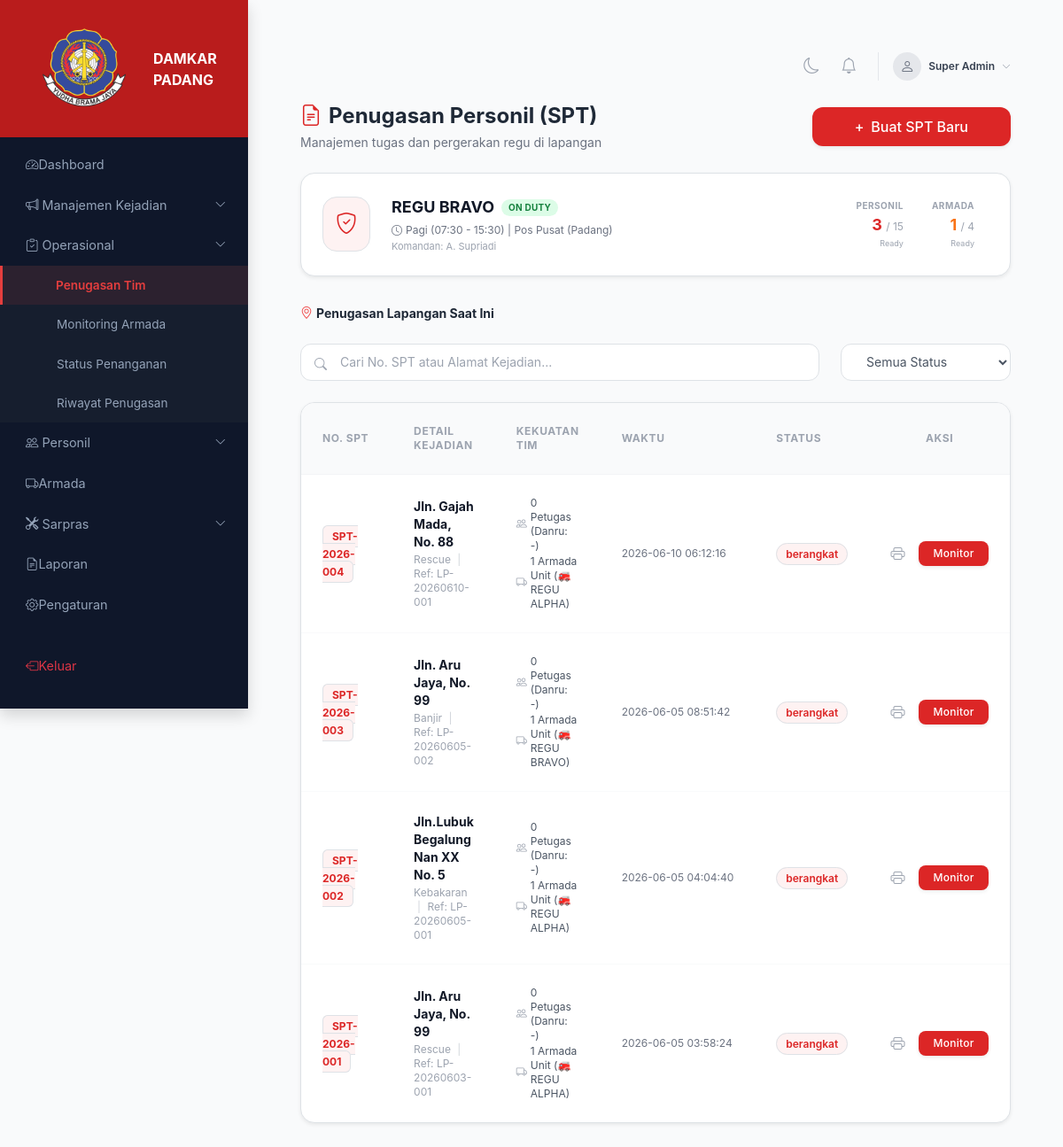
Screenshot of /pages/melani/penugasan_tim.php with the database file from the repository.
### tables this page shows
CREATE TABLE `spt` (
  `id` int NOT NULL,
  `nomor_spt` varchar(30) NOT NULL,
  `laporan_kejadian_id` int NOT NULL,
  `nama_regu` varchar(50) NOT NULL,
  `waktu_keberangkatan` timestamp NOT NULL DEFAULT CURRENT_TIMESTAMP,
  `status` enum('berangkat','tiba','selesai','bata') NOT NULL DEFAULT 'berangkat'
);

CREATE TABLE `laporan_kejadian` (
  `id` int NOT NULL,
  `nomor_laporan` varchar(30) NOT NULL,
  `tanggal` date NOT NULL,
  `pelapor` varchar(100) NOT NULL,
  `no_hp` varchar(20) DEFAULT NULL,
  `lokasi` text NOT NULL,
  `jenis_kejadian` enum('kebakaran','banjir','rescue','lainnya') NOT NULL,
  `deskripsi` text,
  `status` enum('masuk','proses','selesai') DEFAULT 'masuk',
  `waktu_proses` timestamp NULL DEFAULT NULL,
  `waktu_selesai` timestamp NULL DEFAULT NULL,
  `created_at` timestamp NOT NULL DEFAULT CURRENT_TIMESTAMP,
  `updated_at` timestamp NOT NULL DEFAULT CURRENT_TIMESTAMP ON UPDATE CURRENT_TIMESTAMP
);

### pages/melani/penugasan_tim.php (the view, shortened to what this page needs)
<?php
require_once __DIR__ . '/../../config/koneksi.php';
$query_spt = "SELECT spt.*, laporan_kejadian.nomor_laporan, laporan_kejadian.lokasi, laporan_kejadian.jenis_kejadian
              FROM spt
              JOIN laporan_kejadian ON spt.laporan_kejadian_id = laporan_kejadian.id
              ORDER BY spt.waktu_keberangkatan DESC";
$tampil_spt = mysqli_query($conn, $query_spt);
?>
<!DOCTYPE html>
<html lang="id">
<head>
    <script src="https://cdn.tailwindcss.com"></script>
    <link href="https://cdn.jsdelivr.net/npm/bootstrap@5.3.0/dist/css/bootstrap.min.css" rel="stylesheet">
    <link rel="stylesheet" href="https://cdn.jsdelivr.net/npm/bootstrap-icons@1.11.0/font/bootstrap-icons.css">
    <link rel="stylesheet" href="../../assets/css/style.css">
</head>
<body class="bg-gray-50">
    <div id="sidebar" class="shadow">
        <div class="sidebar-header">
            <img src="/MAGANG/Magang_Damkar/assets/img/logo_damkar.png" alt="Logo" width="140" height="80">
            <span class="fw-bold ms-2">DAMKAR PADANG</span>
        </div>
        <div class="sidebar-content">
            <div class="nav flex-column mt-2">
                <a href="../../index.php"><i class="bi bi-speedometer2"></i> Dashboard</a>
                <a href="#menuManajemenKejadian" data-bs-toggle="collapse" class="d-flex justify-content-between align-items-center">
                    <span><i class="bi bi-megaphone"></i> Manajemen Kejadian</span>
                    <i class="bi bi-chevron-down small"></i>
                </a>
                <a href="#menuOperasional" data-bs-toggle="collapse" class="d-flex justify-content-between align-items-center" aria-expanded="true">
                    <span><i class="bi bi-clipboard-check"></i> Operasional</span>
                    <i class="bi bi-chevron-down small"></i>
                </a>
                <div class="collapse sub-menu show" id="menuOperasional">
                    <a href="penugasan_tim.php" class="active">Penugasan Tim</a>
                    <a href="../monitoring_armada.php">Monitoring Armada</a>
                    <a href="../status_penanganan.php">Status Penanganan</a>
                    <a href="../riwayat_penugasan.php">Riwayat Penugasan</a>
                </div>
                <a href="#menuPersonil" data-bs-toggle="collapse" class="d-flex justify-content-between align-items-center">
                    <span><i class="bi bi-people"></i> Personil</span>
                    <i class="bi bi-chevron-down small"></i>
                </a>
                <a href="../armada.php"><i class="bi bi-truck"></i> Armada</a>
                <a href="#menuSarpras" data-bs-toggle="collapse" class="d-flex justify-content-between align-items-center">
                    <span><i class="bi bi-tools"></i> Sarpras</span>
                    <i class="bi bi-chevron-down small"></i>
                </a>
                <a href="../dina/laporan.php"><i class="bi bi-file-earmark-text"></i> Laporan</a>
                <a href="../pengaturan.php"><i class="bi bi-gear"></i> Pengaturan</a>
                <a href="../../logout.php" class="mt-4 text-danger"><i class="bi bi-box-arrow-left"></i> Keluar</a>
            </div>
        </div>
    </div>
    <div id="main-content" x-data="{ modalTerbuka: false }">
        <div class="p-6">
            <div class="flex justify-end items-center mb-6 gap-4">
                <button class="text-gray-400 hover:text-gray-600"><i class="bi bi-moon text-lg"></i></button>
                <button class="text-gray-400 hover:text-gray-600 relative"><i class="bi bi-bell text-lg"></i></button>
                <div class="flex items-center gap-2 border-l pl-4 border-gray-200">
                    <div class="w-8 h-8 bg-gray-200 rounded-full flex items-center justify-center text-gray-500 font-bold"><i class="bi bi-person"></i></div>
                    <span class="text-xs font-semibold text-gray-700">Super Admin</span>
                    <i class="bi bi-chevron-down text-[10px] text-gray-400"></i>
                </div>
            </div>
            <div class="flex justify-between items-center mb-6">
                <div>
                    <h1 class="text-2xl font-bold text-gray-800 flex items-center gap-2">
                        <i class="bi bi-file-earmark-text text-red-600"></i> Penugasan Personil (SPT)
                    </h1>
                    <p class="text-sm text-gray-500 mt-1">Manajemen tugas dan pergerakan regu di lapangan</p>
                </div>
                <button @click="modalTerbuka = true" class="bg-red-600 hover:bg-red-700 text-white px-5 py-2.5 rounded-xl font-medium shadow-sm transition flex items-center gap-2">
                    <span>+</span> Buat SPT Baru
                </button>
            </div>
            <div class="bg-white border border-red-600 rounded-2xl p-4 flex justify-between items-center shadow-sm mb-8">
                <div class="flex items-center gap-4">
                    <div class="bg-red-50 p-3.5 rounded-2xl text-red-600 text-2xl border border-red-100">
                        <i class="bi bi-shield-check"></i>
                    </div>
                    <div>
                        <div class="flex items-center gap-2">
                            <h2 class="text-lg font-bold text-gray-900">REGU BRAVO</h2>
                            <span class="bg-green-100 text-green-700 text-[10px] font-bold px-2 py-0.5 rounded-full uppercase tracking-wide">On Duty</span>
                        </div>
                        <p class="text-xs text-gray-500 mt-1 flex items-center gap-1">
                            <i class="bi bi-clock"></i> Pagi (07:30 - 15:30) | Pos Pusat (Padang)
                        </p>
                        <p class="text-[11px] text-gray-400 mt-0.5">Komandan: A. Supriadi</p>
                    </div>
                </div>
                <div class="flex gap-8 text-right pr-4">
                    <div>
                        <p class="text-[10px] font-bold text-gray-400 tracking-wider">PERSONIL</p>
                        <p class="text-lg font-bold text-red-600">3 <span class="text-gray-400 font-normal text-xs">/ 15</span></p>
                        <p class="text-[9px] text-gray-400">Ready</p>
                    </div>
                    <div>
                        <p class="text-[10px] font-bold text-gray-400 tracking-wider">ARMADA</p>
                        <p class="text-lg font-bold text-orange-500">1 <span class="text-gray-400 font-normal text-xs">/ 4</span></p>
                        <p class="text-[9px] text-gray-400">Ready</p>
                    </div>
                </div>
            </div>
            <div class="mb-4">
                <h3 class="text-sm font-bold text-gray-800 flex items-center gap-1">
                    <i class="bi bi-geo-alt text-red-500"></i> Penugasan Lapangan Saat Ini
                </h3>
            </div>
            <div class="flex gap-4 mb-4">
                <div class="relative flex-1">
                    <i class="bi bi-search absolute left-4 top-3.5 text-gray-400 text-sm"></i>
                    <input type="text" placeholder="Cari No. SPT atau Alamat Kejadian..." class="w-full bg-white border border-gray-100 rounded-xl pl-11 pr-4 py-2.5 text-sm focus:outline-none focus:ring-2 focus:ring-red-500/20">
                </div>
                <select class="bg-white border border-gray-100 rounded-xl px-4 py-2.5 text-sm text-gray-600 focus:outline-none w-48">
                    <option>Semua Status</option>
                </select>
            </div>
            <div class="bg-white rounded-2xl border border-gray-100 shadow-sm overflow-hidden">
                <table class="w-full text-left border-collapse">
                    <thead>
                        <tr class="bg-gray-50 border-b border-gray-100 text-xs font-bold text-gray-400 uppercase tracking-wider">
                            <th class="p-4 w-32">NO. SPT</th>
                            <th class="p-4">DETAIL KEJADIAN</th>
                            <th class="p-4">KEKUATAN TIM</th>
                            <th class="p-4">WAKTU</th>
                            <th class="p-4">STATUS</th>
                            <th class="p-4 text-center w-40">AKSI</th>
                        </tr>
                    </thead>
                    <tbody class="text-sm text-gray-700 divide-y divide-gray-50">
                        <?php if(mysqli_num_rows($tampil_spt) == 0): ?>
                            <tr>
                                <td colspan="6" class="p-12 text-center text-gray-400">
                                    Belum ada data penugasan lapangan saat ini.
                                </td>
                            </tr>
                        <?php else: ?>
                            <?php while($row = mysqli_fetch_assoc($tampil_spt)): ?>
                                <?php $kekuatan = ['total' => 0, 'danru' => '-']; ?>
                                <tr class="hover:bg-gray-50/50 transition">
                                    <td class="p-4">
                                        <span class="bg-red-50 text-red-600 font-bold px-2.5 py-1 rounded-md text-xs border border-red-100">
                                            <?= $row['nomor_spt']; ?>
                                        </span>
                                    </td>
                                    <td class="p-4">
                                        <p class="font-bold text-gray-900 text-sm"><?= $row['lokasi']; ?></p>
                                        <p class="text-xs text-gray-400 mt-0.5">
                                            <?= ucfirst($row['jenis_kejadian']); ?> <span class="text-gray-300 mx-1">|</span> Ref: <?= $row['nomor_laporan']; ?>
                                        </p>
                                    </td>
                                    <td class="p-4">
                                        <div class="text-xs text-gray-600 space-y-0.5">
                                            <p class="flex items-center gap-1">
                                                <i class="bi bi-people text-gray-400"></i>
                                                <?= $kekuatan['total']; ?> Petugas (Danru: <?= $kekuatan['danru']; ?>)
                                            </p>
                                            <p class="flex items-center gap-1">
                                                <i class="bi bi-truck text-gray-400"></i>
                                                1 Armada Unit (🚒 <?= $row['nama_regu']; ?>)
                                            </p>
                                        </div>
                                    </td>
                                    <td class="p-4 text-xs text-gray-500 whitespace-nowrap">
                                        <?= $row['waktu_keberangkatan']; ?>
                                    </td>
                                    <td class="p-4 whitespace-nowrap">
                                        <span class="px-2.5 py-1 rounded-full text-xs font-semibold <?= $row['status'] == 'berangkat' ? 'bg-red-50 text-red-600 border border-red-100' : 'bg-gray-100 text-gray-600' ?>">
                                            <?= $row['status']; ?>
                                        </span>
                                    </td>
                                    <td class="p-4">
                                        <div class="flex items-center justify-center gap-3">
                                            <button class="text-gray-400 hover:text-red-600 text-base transition" title="Cetak Surat Perintah">
                                                <i class="bi bi-printer"></i>
                                            </button>
                                            <button class="bg-red-600 hover:bg-red-700 text-white text-xs font-medium px-3 py-1.5 rounded-lg shadow-sm tracking-wide transition">
                                                Monitor
                                            </button>
                                        </div>
                                    </td>
                                </tr>
                            <?php endwhile; ?>
                        <?php endif; ?>
                    </tbody>
                </table>
            </div>
        </div>
    </div>
</body>
</html>

### assets/css/style.css (style rules this page uses)
:root { --fire-red: #b91c1c; --fire-orange: #ea580c; --dark-sidebar: #0f172a; --sidebar-text: #94a3b8; --bg-light: #f1f5f9; --purple-primary: #3f37c9; --white: #ffffff; --text-dark: #1e293b; --text-muted: #64748b; }
* { font-family: "Inter", sans-serif; }
body { background-color: var(--bg-light); margin: 0; display: flex; min-height: 100vh; }
#sidebar { width: 280px; height: 100vh; position: fixed; left: 0; top: 0; background-color: var(--dark-sidebar); display: flex; flex-direction: column; z-index: 1000; }
#main-content { margin-left: 280px; padding: 35px; width: calc(100% - 280px); transition: all 0.3s; }
.sidebar-header { padding: 25px; background-color: var(--fire-red); color: var(--white); display: flex; align-items: center; }
.sidebar-content { flex-grow: 1; overflow-y: auto; }
#sidebar a { color: var(--sidebar-text); text-decoration: none; padding: 12px 25px; display: flex; align-items: center; font-size: 0.9rem; border-left: 4px solid transparent; transition: 0.3s; }
#sidebar a:hover, #sidebar a.active { background-color: #1e293b; color: var(--white); border-left: 4px solid var(--fire-orange); }
.sub-menu { background-color: #161e2e; }
.sub-menu a { padding-left: 60px !important; font-size: 0.85rem !important; }

### pages/melani/penugasan_tim.php (style rules this page uses)
.collapse.sub-menu.show { display: block !important; height: auto !important; visibility: visible !important; }
#sidebar .sub-menu a.active { background-color: rgba(229, 62, 62, 0.1) !important; color: #e53e3e !important; font-weight: 600; border-left: 3px solid #e53e3e; }

### rows the page displays
spt: nomor_spt "SPT-2026-004", laporan_kejadian.lokasi "Jln. Gajah Mada, No. 88", laporan_kejadian.jenis_kejadian "Rescue", laporan_kejadian.nomor_laporan "LP-20260610-001", total "0", danru "-", nama_regu "REGU ALPHA", waktu_keberangkatan "2026-06-10 06:12:16", status "berangkat"
spt: nomor_spt "SPT-2026-003", laporan_kejadian.lokasi "Jln. Aru Jaya, No. 99", laporan_kejadian.jenis_kejadian "Banjir", laporan_kejadian.nomor_laporan "LP-20260605-002", total "0", danru "-", nama_regu "REGU BRAVO", waktu_keberangkatan "2026-06-05 08:51:42", status "berangkat"
spt: nomor_spt "SPT-2026-002", laporan_kejadian.lokasi "Jln.Lubuk Begalung Nan XX No. 5", laporan_kejadian.jenis_kejadian "Kebakaran", laporan_kejadian.nomor_laporan "LP-20260605-001", total "0", danru "-", nama_regu "REGU ALPHA", waktu_keberangkatan "2026-06-05 04:04:40", status "berangkat"
spt: nomor_spt "SPT-2026-001", laporan_kejadian.lokasi "Jln. Aru Jaya, No. 99", laporan_kejadian.jenis_kejadian "Rescue", laporan_kejadian.nomor_laporan "LP-20260603-001", total "0", danru "-", nama_regu "REGU ALPHA", waktu_keberangkatan "2026-06-05 03:58:24", status "berangkat"
